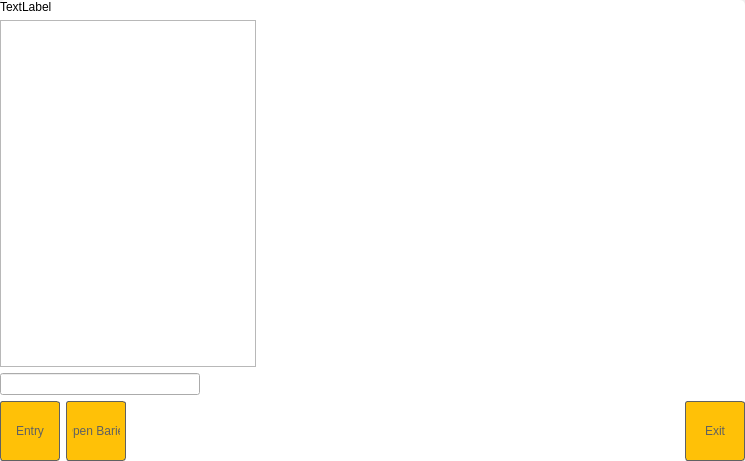
<?xml version="1.0" encoding="UTF-8"?>
<ui version="4.0">
 <class>Form</class>
 <widget class="QWidget" name="Form">
  <property name="geometry">
   <rect>
    <x>0</x>
    <y>0</y>
    <width>745</width>
    <height>461</height>
   </rect>
  </property>
  <property name="windowTitle">
   <string>Form</string>
  </property>
  <layout class="QHBoxLayout" name="horizontalLayout">
   <property name="leftMargin">
    <number>0</number>
   </property>
   <property name="topMargin">
    <number>0</number>
   </property>
   <property name="rightMargin">
    <number>0</number>
   </property>
   <property name="bottomMargin">
    <number>0</number>
   </property>
   <item>
    <widget class="QFrame" name="MainFrame">
     <property name="styleSheet">
      <string notr="true">QFrame#MainFrame{
	background-color: rgb(255,255,255);	
	border-radius: 5px;
	border-color: rgb(107, 108, 108);
	border-width: 1px;
}</string>
     </property>
     <property name="frameShape">
      <enum>QFrame::StyledPanel</enum>
     </property>
     <property name="frameShadow">
      <enum>QFrame::Raised</enum>
     </property>
     <layout class="QVBoxLayout" name="verticalLayout_4" stretch="0,1,0">
      <property name="leftMargin">
       <number>0</number>
      </property>
      <property name="topMargin">
       <number>0</number>
      </property>
      <property name="rightMargin">
       <number>0</number>
      </property>
      <property name="bottomMargin">
       <number>0</number>
      </property>
      <item>
       <layout class="QVBoxLayout" name="verticalLayout">
        <item>
         <widget class="QLabel" name="label">
          <property name="text">
           <string>TextLabel</string>
          </property>
         </widget>
        </item>
       </layout>
      </item>
      <item>
       <layout class="QHBoxLayout" name="horizontalLayout_4" stretch="0,1">
        <property name="rightMargin">
         <number>0</number>
        </property>
        <item>
         <layout class="QVBoxLayout" name="verticalLayout_2">
          <item>
           <widget class="QListWidget" name="TransactionList"/>
          </item>
          <item>
           <widget class="QLineEdit" name="lineEdit">
            <property name="maximumSize">
             <size>
              <width>200</width>
              <height>200</height>
             </size>
            </property>
           </widget>
          </item>
         </layout>
        </item>
        <item>
         <layout class="QVBoxLayout" name="verticalLayout_5">
          <item>
           <widget class="QWidget" name="ImgWidget" native="true"/>
          </item>
         </layout>
        </item>
       </layout>
      </item>
      <item>
       <layout class="QHBoxLayout" name="horizontalLayout_2">
        <item>
         <widget class="QPushButton" name="EntryButton">
          <property name="minimumSize">
           <size>
            <width>60</width>
            <height>60</height>
           </size>
          </property>
          <property name="maximumSize">
           <size>
            <width>60</width>
            <height>60</height>
           </size>
          </property>
          <property name="styleSheet">
           <string notr="true">QPushButton{
    color: #ffffff;
    background-color: #ffc107;
    border-width: 1px;
	color: rgb(96, 97, 97);
    border-style: solid;
    border-radius: 3;
    padding: 3px;
    padding-left: 5px;
    padding-right: 5px;
}
QPushButton:pressed{
    color :rgb(96, 97, 97);
	background-color: #ffffff;
    border-width: 1px;
    border-color: : rgb(96, 97, 97);
    border-style: solid;
    border-radius: 3;
    padding: 3px;
    padding-left: 5px;
    padding-right: 5px;
}
QPushButton:disabled{
    color: rgb(82, 96, 117);
    background-color: rgb(0, 0, 0);
    border-width: 1px;
    border-color: rgb(82, 96, 117);
    border-style: solid;
    border-radius: 3;
    padding: 3px;
    padding-left: 5px;
    padding-right: 5px;
}</string>
          </property>
          <property name="text">
           <string>Entry</string>
          </property>
         </widget>
        </item>
        <item>
         <widget class="QPushButton" name="pushButton_2">
          <property name="minimumSize">
           <size>
            <width>60</width>
            <height>60</height>
           </size>
          </property>
          <property name="maximumSize">
           <size>
            <width>60</width>
            <height>60</height>
           </size>
          </property>
          <property name="styleSheet">
           <string notr="true">QPushButton{
    color: #ffffff;
    background-color: #ffc107;
    border-width: 1px;
	color: rgb(96, 97, 97);
    border-style: solid;
    border-radius: 3;
    padding: 3px;
    padding-left: 5px;
    padding-right: 5px;
}
QPushButton:pressed{
    color :rgb(96, 97, 97);
	background-color: #ffffff;
    border-width: 1px;
    border-color: : rgb(96, 97, 97);
    border-style: solid;
    border-radius: 3;
    padding: 3px;
    padding-left: 5px;
    padding-right: 5px;
}
QPushButton:disabled{
    color: rgb(82, 96, 117);
    background-color: rgb(0, 0, 0);
    border-width: 1px;
    border-color: rgb(82, 96, 117);
    border-style: solid;
    border-radius: 3;
    padding: 3px;
    padding-left: 5px;
    padding-right: 5px;
}</string>
          </property>
          <property name="text">
           <string>Open Barier</string>
          </property>
         </widget>
        </item>
        <item>
         <spacer name="horizontalSpacer">
          <property name="orientation">
           <enum>Qt::Horizontal</enum>
          </property>
          <property name="sizeHint" stdset="0">
           <size>
            <width>40</width>
            <height>20</height>
           </size>
          </property>
         </spacer>
        </item>
        <item>
         <widget class="QPushButton" name="pushButton">
          <property name="minimumSize">
           <size>
            <width>60</width>
            <height>60</height>
           </size>
          </property>
          <property name="maximumSize">
           <size>
            <width>60</width>
            <height>60</height>
           </size>
          </property>
          <property name="styleSheet">
           <string notr="true">QPushButton{
    color: #ffffff;
    background-color: #ffc107;
    border-width: 1px;
	color: rgb(96, 97, 97);
    border-style: solid;
    border-radius: 3;
    padding: 3px;
    padding-left: 5px;
    padding-right: 5px;
}
QPushButton:pressed{
    color :rgb(96, 97, 97);
	background-color: #ffffff;
    border-width: 1px;
    border-color: : rgb(96, 97, 97);
    border-style: solid;
    border-radius: 3;
    padding: 3px;
    padding-left: 5px;
    padding-right: 5px;
}
QPushButton:disabled{
    color: rgb(82, 96, 117);
    background-color: rgb(0, 0, 0);
    border-width: 1px;
    border-color: rgb(82, 96, 117);
    border-style: solid;
    border-radius: 3;
    padding: 3px;
    padding-left: 5px;
    padding-right: 5px;
}</string>
          </property>
          <property name="text">
           <string>Exit</string>
          </property>
         </widget>
        </item>
       </layout>
      </item>
     </layout>
    </widget>
   </item>
  </layout>
 </widget>
 <resources/>
 <connections/>
</ui>
